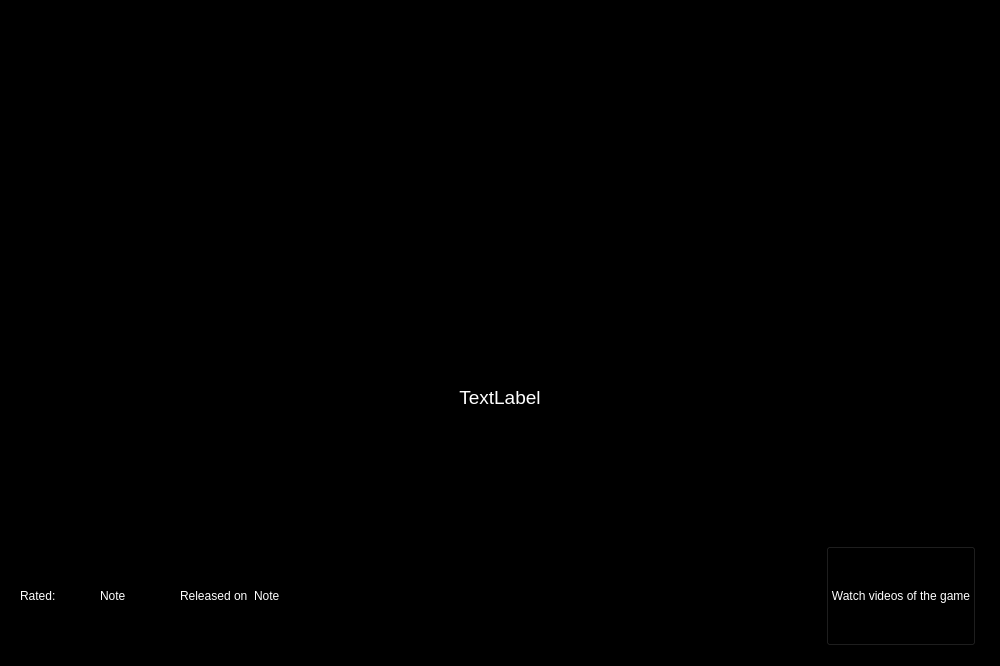
<?xml version="1.0" encoding="UTF-8"?>
<ui version="4.0">
 <class>GameDetailWindow</class>
 <widget class="QMainWindow" name="GameDetailWindow">
  <property name="geometry">
   <rect>
    <x>0</x>
    <y>0</y>
    <width>1000</width>
    <height>666</height>
   </rect>
  </property>
  <property name="minimumSize">
   <size>
    <width>1000</width>
    <height>666</height>
   </size>
  </property>
  <property name="maximumSize">
   <size>
    <width>1000</width>
    <height>666</height>
   </size>
  </property>
  <property name="windowTitle">
   <string>MainWindow</string>
  </property>
  <property name="autoFillBackground">
   <bool>false</bool>
  </property>
  <property name="styleSheet">
   <string notr="true">background-color: rgb(0, 0, 0);</string>
  </property>
  <widget class="QWidget" name="centralwidget">
   <layout class="QGridLayout" name="gridLayout">
    <property name="leftMargin">
     <number>10</number>
    </property>
    <property name="topMargin">
     <number>10</number>
    </property>
    <property name="rightMargin">
     <number>10</number>
    </property>
    <property name="bottomMargin">
     <number>10</number>
    </property>
    <property name="spacing">
     <number>5</number>
    </property>
    <item row="0" column="0">
     <widget class="QScrollArea" name="scrollArea">
      <property name="widgetResizable">
       <bool>true</bool>
      </property>
      <widget class="QWidget" name="scrollAreaWidgetContents_2">
       <property name="geometry">
        <rect>
         <x>0</x>
         <y>0</y>
         <width>978</width>
         <height>644</height>
        </rect>
       </property>
       <layout class="QGridLayout" name="gridLayout_2">
        <item row="0" column="6">
         <widget class="QLabel" name="label">
          <property name="minimumSize">
           <size>
            <width>154</width>
            <height>0</height>
           </size>
          </property>
          <property name="maximumSize">
           <size>
            <width>154</width>
            <height>16777215</height>
           </size>
          </property>
          <property name="sizeIncrement">
           <size>
            <width>0</width>
            <height>0</height>
           </size>
          </property>
          <property name="text">
           <string/>
          </property>
         </widget>
        </item>
        <item row="0" column="1" colspan="5">
         <widget class="QLabel" name="gameBackground">
          <property name="minimumSize">
           <size>
            <width>640</width>
            <height>360</height>
           </size>
          </property>
          <property name="maximumSize">
           <size>
            <width>640</width>
            <height>360</height>
           </size>
          </property>
          <property name="text">
           <string/>
          </property>
          <property name="scaledContents">
           <bool>true</bool>
          </property>
         </widget>
        </item>
        <item row="0" column="0">
         <widget class="QLabel" name="label_2">
          <property name="minimumSize">
           <size>
            <width>154</width>
            <height>0</height>
           </size>
          </property>
          <property name="sizeIncrement">
           <size>
            <width>154</width>
            <height>0</height>
           </size>
          </property>
          <property name="text">
           <string/>
          </property>
         </widget>
        </item>
        <item row="1" column="0" colspan="7">
         <widget class="QLabel" name="gameName">
          <property name="font">
           <font>
            <pointsize>14</pointsize>
           </font>
          </property>
          <property name="styleSheet">
           <string notr="true">color: rgb(255, 255, 255);</string>
          </property>
          <property name="text">
           <string>TextLabel</string>
          </property>
          <property name="alignment">
           <set>Qt::AlignHCenter|Qt::AlignTop</set>
          </property>
         </widget>
        </item>
        <item row="2" column="0">
         <layout class="QHBoxLayout" name="horizontalLayout_3">
          <item>
           <widget class="QLabel" name="ratedLabel">
            <property name="styleSheet">
             <string notr="true">color: rgb(255, 255, 255);</string>
            </property>
            <property name="text">
             <string>Rated:</string>
            </property>
           </widget>
          </item>
          <item>
           <widget class="QLabel" name="gameRating">
            <property name="styleSheet">
             <string notr="true">color: rgb(255, 255, 255);</string>
            </property>
            <property name="text">
             <string>Note</string>
            </property>
           </widget>
          </item>
         </layout>
        </item>
        <item row="2" column="1">
         <layout class="QHBoxLayout" name="horizontalLayout_4">
          <item>
           <widget class="QLabel" name="releasedOnLabel">
            <property name="styleSheet">
             <string notr="true">color: rgb(255, 255, 255);</string>
            </property>
            <property name="text">
             <string>Released on</string>
            </property>
           </widget>
          </item>
          <item>
           <widget class="QLabel" name="gameReleaseDate">
            <property name="styleSheet">
             <string notr="true">color: rgb(255, 255, 255);</string>
            </property>
            <property name="text">
             <string>Note</string>
            </property>
           </widget>
          </item>
         </layout>
        </item>
        <item row="2" column="6">
         <widget class="QPushButton" name="videosButton">
          <property name="minimumSize">
           <size>
            <width>150</width>
            <height>100</height>
           </size>
          </property>
          <property name="maximumSize">
           <size>
            <width>150</width>
            <height>100</height>
           </size>
          </property>
          <property name="font">
           <font>
            <bold>false</bold>
           </font>
          </property>
          <property name="cursor">
           <cursorShape>PointingHandCursor</cursorShape>
          </property>
          <property name="styleSheet">
           <string notr="true">color: rgb(255, 255, 255);
border-color: rgb(255, 255, 255);</string>
          </property>
          <property name="text">
           <string>Watch videos of the game</string>
          </property>
         </widget>
        </item>
       </layout>
      </widget>
     </widget>
    </item>
   </layout>
  </widget>
 </widget>
 <resources/>
 <connections/>
</ui>
